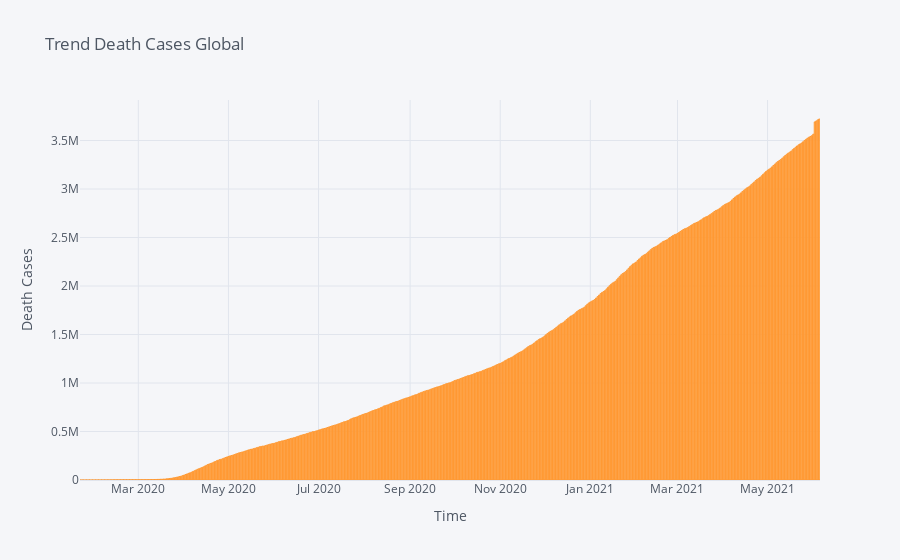

The notebook cell this image was saved under:
### Markdown cell above
### **Trend Death Cases**

### Code cell
dataGroup.iplot(kind = "bar", y = "Deaths", title = "Trend Death Cases Global",xTitle = "Time", yTitle = 'Death Cases')

### Figure 1 — Plotly figure (JSON) as saved in the notebook; plotly's stock layout.template omitted (floating-point values rounded to 4 significant figures; data arrays with more than 128 entries replaced by an {"elided": "..."} marker saying what was removed)
{"data": [{"marker": {"color": "rgba(255, 153, 51, 0.6)", "line": {"color": "rgba(255, 153, 51, 1.0)", "width": 1}}, "name": "Deaths", "orientation": "v", "text": "", "type": "bar", "x": {"elided": "501 str values"}, "y": {"elided": "501 int values"}}], "layout": {"legend": {"bgcolor": "#F5F6F9", "font": {"color": "#4D5663"}}, "paper_bgcolor": "#F5F6F9", "plot_bgcolor": "#F5F6F9", "title": {"font": {"color": "#4D5663"}, "text": "Trend Death Cases Global"}, "xaxis": {"gridcolor": "#E1E5ED", "showgrid": true, "tickfont": {"color": "#4D5663"}, "title": {"font": {"color": "#4D5663"}, "text": "Time"}, "zerolinecolor": "#E1E5ED"}, "yaxis": {"gridcolor": "#E1E5ED", "showgrid": true, "tickfont": {"color": "#4D5663"}, "title": {"font": {"color": "#4D5663"}, "text": "Death Cases"}, "zerolinecolor": "#E1E5ED"}}}
